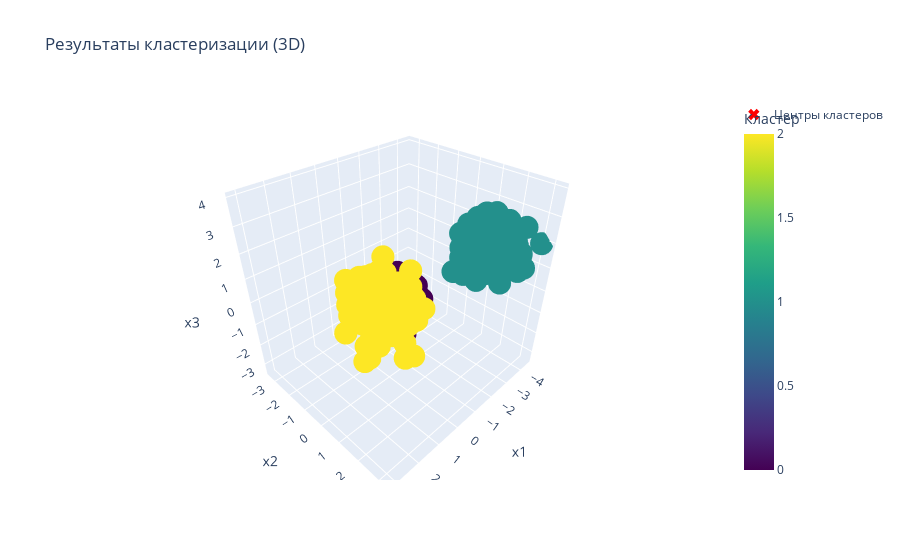

The cell this chart's notebook holds for it:
### Code cell
fig = px.scatter_3d(
    df, 
    x='x1', 
    y='x2', 
    z='x3',
    color=labels,
    title='Результаты кластеризации (3D)',
    labels={'color': 'Кластер'},
    color_continuous_scale='viridis'
)

# Добавляем центры кластеров
fig.add_scatter3d(
    x=centers['x1'],
    y=centers['x2'],
    z=centers['x3'],
    mode='markers',
    marker=dict(size=10, color='red', symbol='x'),
    name='Центры кластеров'
)

fig.show()

### Figure 1 — Plotly figure (JSON) as saved in the notebook; plotly's stock layout.template omitted (floating-point values rounded to 4 significant figures; data arrays with more than 128 entries replaced by an {"elided": "..."} marker saying what was removed)
{"data": [{"hovertemplate": "x1=%{x}<br>x2=%{y}<br>x3=%{z}<br>Кластер=%{marker.color}<extra></extra>", "legendgroup": "", "marker": {"color": {"elided": "450 int values"}, "coloraxis": "coloraxis", "symbol": "circle"}, "mode": "markers", "name": "", "scene": "scene", "showlegend": false, "type": "scatter3d", "x": {"elided": "450 float values"}, "y": {"elided": "450 float values"}, "z": {"elided": "450 float values"}}, {"marker": {"color": "red", "size": 10, "symbol": "x"}, "mode": "markers", "name": "Центры кластеров", "type": "scatter3d", "x": [-1.969, -2.936, 2.036], "y": [-2.012, 2.01, 1.939], "z": [-1.985, 2.033, 2.047]}], "layout": {"coloraxis": {"colorbar": {"title": {"text": "Кластер"}}, "colorscale": [[0, "#440154"], [0.1111, "#482878"], [0.2222, "#3e4989"], [0.3333, "#31688e"], [0.4444, "#26828e"], [0.5556, "#1f9e89"], [0.6667, "#35b779"], [0.7778, "#6ece58"], [0.8889, "#b5de2b"], [1, "#fde725"]]}, "legend": {"tracegroupgap": 0}, "scene": {"domain": {"x": [0, 1], "y": [0, 1]}, "xaxis": {"title": {"text": "x1"}}, "yaxis": {"title": {"text": "x2"}}, "zaxis": {"title": {"text": "x3"}}}, "title": {"text": "Результаты кластеризации (3D)"}}}
